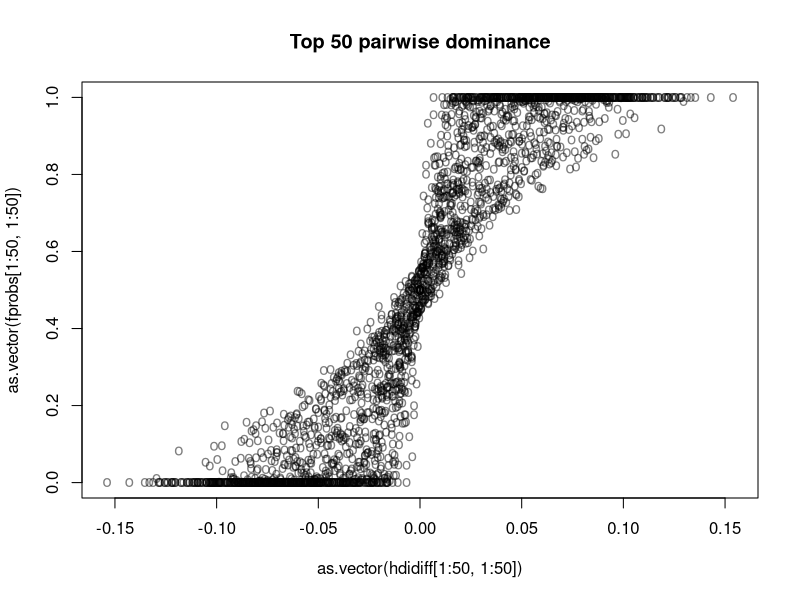
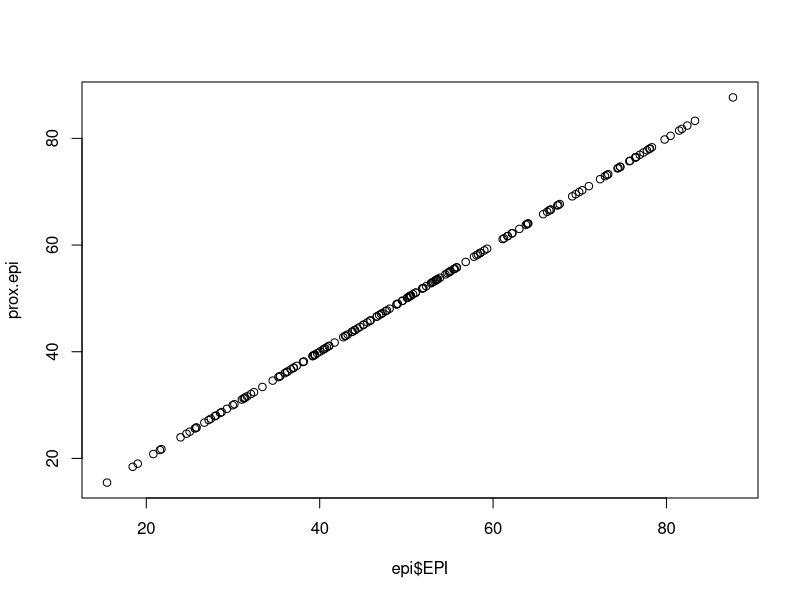
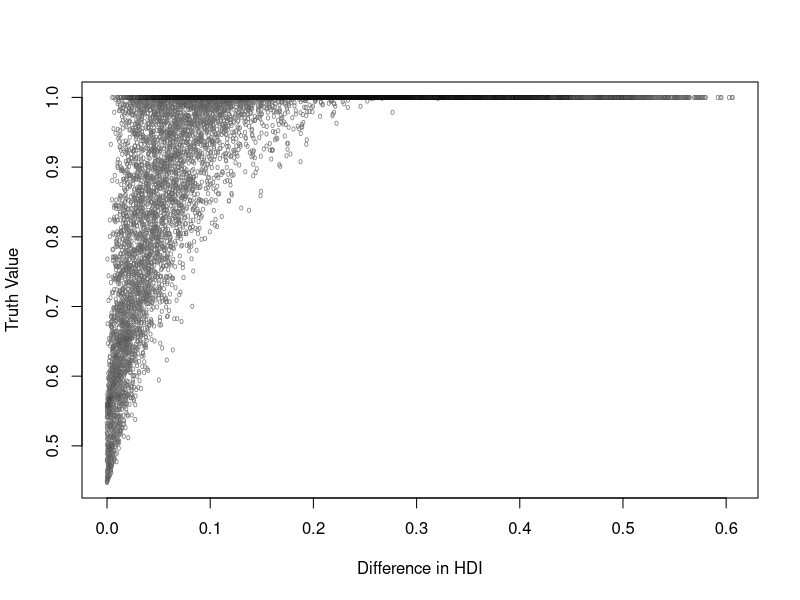
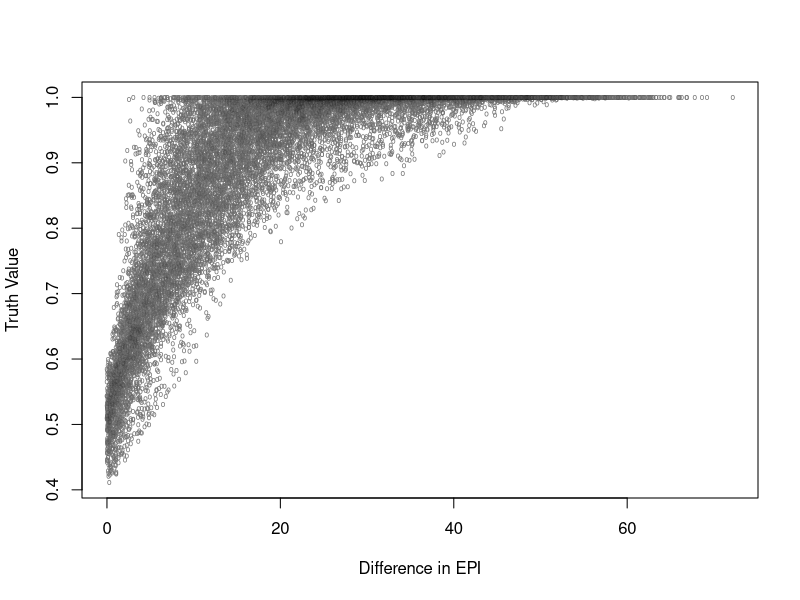

Here is the R script that generated these plots, in order:
# Charles Zheng
# Code for calculating simplex probabilities

empprob <- function(a,b,res0=10000) {
  m1 <- length(a)
  m2 <- length(b)
  mat1 <- matrix(rexp(m1*res0),res0,m1)
  mat2 <- matrix(rexp(m2*res0),res0,m2)
  sums <- mat1 %*% a - mat2 %*% b
  sum(sums > 0)/res0
}

calcCs <- function(a) {
  m <- length(a)
  ans <- numeric(m)
  for (i in 1:m) {
    ans[i] = a[i]^(m-1)/prod(a[i]-a[-i])
  }
  ans
}

centmat <- function(a,b) {
  mat <- matrix(0,length(a),length(b))
  ans <- matrix(a[row(mat)]/(a[row(mat)] + b[col(mat)]),length(a),length(b))
  ans[a[row(mat)]==0] = 0
  return (ans)
}

theprob <- function(a,b) {
  calcCs(a) %*% centmat(a,b) %*% calcCs(b)
}

calcCs2 <- function(a){
    if (length(unique(a)) == length(a)) {
        return (calcCs(a))
    } else {
        o <- order(a)
        a2 <- a[order(a)]
        ua <- unique(sort(a))
        k <-  length(ua)
        for (jj in 1:k) {
            inds <- which(a2==ua[jj])
            m <- length(inds)
            delta <- 1e-3 * ua[k]
            if (jj > 1) delta <- min(c(delta, 1e-3 * (ua[jj] - ua[jj-1])))
            if (jj < k) delta <- min(c(delta, 1e-3 * (ua[jj+1] - ua[jj])))
            a2[inds] <- a2[inds] + delta * ((1:m)/(m+1) - .5)
        }
        a3 <- numeric()
        a3[o] <- a2
        return (calcCs(a3))
    }
}

# theoretical probabilty in case some values a[i] = a[j]
theprob2 <-  function(a,b) {
    calcCs2(a) %*% centmat(a,b) %*% calcCs2(b)
}

domprob <- function(v1,v2) {
    v <- v1 - v2
    if (sum(v != 0) == 0) return(0.5)
    if (sum(v > 0) == 0) return(0)
    if (sum(v < 0) == 0) return(1)
    a <- v[v > 0]
    b <- -v[v < 0]
    return (theprob2(a,b))
}

# In this example I compute the probability that 1*X1+2*X2+3*X3-4*X4-5*X5-6*X6

a <- c(1,2,3)
b <- c(4,5,6)
empprob(a,b) # empirical probability from 10000 samples
theprob(a,b) # theoretical probability

# Calculation of HDI indices

hdi <- read.csv("HDI_formatted.csv",stringsAsFactors = FALSE)
names(hdi)
health_index <- (hdi$life_expectancy - 20)/65
health_index[health_index > 1] <- 1
mean_schooling_index <- (hdi$mean_schooling)/15
mean_schooling_index[mean_schooling_index > 1] <- 1
expected_schooling_index <- (hdi$expected_schooling)/18
expected_schooling_index[expected_schooling_index > 1] <- 1
education_index <- (mean_schooling_index + expected_schooling_index)/2
income_index <- (log(hdi$gni_per_capita) - log(100))/(log(75000)-log(100))
income_index[income_index > 1] <- 1
hdi_calc <-(health_index * education_index * income_index)^(1/3)
hdi_aug <- data.frame(hdi, health_index, education_index, income_index, hdi_calc)
head(hdi_calc)
#plot(hdi_calc, hdi$hdi2014)
bad_inds <- which(abs(hdi_calc - hdi$hdi2014) > 1e-3)
ncountries <- dim(hdi_aug)[1]
rawmat <- cbind(log(health_index), log(education_index), log(income_index))

                                        # compute all pairwise fuzzy probs
nset <- ncountries
fprobs <- matrix(0, nset, nset)
hdidiff <- matrix(0, nset, nset)
for (ii in 1:nset) {
    for (jj in 1:nset) {
        v1 <- rawmat[ii, ]
        v2 <- rawmat[jj, ]
        fprobs[ii,jj] = domprob(v1,v2)
        hdidiff[ii,jj] = hdi$hdi2014[ii] - hdi$hdi2014[jj]
    }
}
names(hdi)
cnames <- paste(hdi$rank, hdi$country, sep=". ")
rownames(fprobs) <- cnames[1:nset]
colnames(fprobs) <- cnames[1:nset]
#write.csv(fprobs, "top10__hdi.csv")

pdf("HDI_plot.pdf")
xx <- as.vector(hdidiff)
yy <- as.vector(fprobs)
filt <- xx > 0
xx <- xx[filt]
yy <- yy[filt]
plot(xx,yy,pch="o",
     col=rgb(0.5,0.5,0.5),cex=.5,xlab="Difference in HDI", ylab="Truth Value")
points(xx,yy,pch="o",col=rgb(0,0,0,0.05),cex=.5)
dev.off()

plot(as.vector(hdidiff[1:50,1:50]),as.vector(fprobs[1:50,1:50]),pch="o",main="Top 50 pairwise dominance",col=rgb(0,0,0,0.5))

list.files()
epi <- read.csv("2014_epi_framework_indicator_scores_friendly.csv",sep=",")
options(width=160)
head(epi)

newnames <- c('Rank','Country','EPI','Ten.Yr.Change','Environmental.Health','Ecosystem.Vitality','EH.Health.Impacts','EH.Air.Quality','EH.Water.Sanitation','EV.Water.Resources','EV.Agriculture','EV.Forests','EV.Fisheries','EV.Biodiversity.Habitat','EV.Climate.Energy','Child.Mortality','Household.Air.Quality','Air.Exposure.PM2.5','Air.PM2.5.Exceedance','Access.to.Sanitation','Access.to.Drinking.Water','Wastewater.Treatment','Agricultural.Subsidies','Pesticide.Regulation','Change.Forest.Cover','Fish.Stocks','Fishing.Pressure','TPA.National.Biome','TPA.Global.Biome','Marine.Protected.Areas','Critical.Habitat.Protection','Trend.Carbon','Change.Trend.Carbon','Trend.CO2.Emissions','Access.to.Electricity')
cbind(names(epi),newnames)
oldnames <- names(epi)
names(epi) <- newnames

head(epi)

names(epi)

prox.epi <- (epi$Environmental.Health * .4 + epi$Ecosystem.Vitality * .6)
plot(epi$EPI, prox.epi)
prox.eh <- (epi$EH.Health.Impacts + epi$EH.Air.Quality + epi$EH.Water.Sanitation)/3
#cbind(epi$Environmental.Health, prox.eh)
nepi <- epi; nepi[is.na(epi)] <- 0
prox.ev <- .25 * epi$EV.Water.Resources + 0.05 * epi$EV.Agriculture + .1 * epi$EV.Forests + .1 * epi$EV.Fisheries + .25 * epi$EV.Biodiversity.Habitat + .25*epi$EV.Climate.Energy
wtot <- 1-(.25 * is.na(epi$EV.Water.Resources) + 0.05 * is.na(epi$EV.Agriculture) + .1 * is.na(epi$EV.Forests) + .1 * is.na(epi$EV.Fisheries) + .25 * is.na(epi$EV.Biodiversity.Habitat) + .25*is.na(epi$EV.Climate.Energy))
prox.ev <- (.25 * nepi$EV.Water.Resources + 0.05 * nepi$EV.Agriculture + .1 * nepi$EV.Forests + .1 * nepi$EV.Fisheries + .25 * nepi$EV.Biodiversity.Habitat + .25*nepi$EV.Climate.Energy)/wtot


# weight-adjusted epi components

wadj <- cbind(.1333*epi$EH.Health.Impacts, .1333*epi$EH.Air.Quality, .1333*epi$EH.Water.Sanitation,
    .15*nepi$EV.Water.Resources/wtot, .03 * nepi$EV.Agriculture/wtot, .06 * nepi$EV.Forests / wtot, .06 * nepi$EV.Fisheries / wtot,
    .15 * nepi$EV.Biodiversity.Habitat / wtot, .15 * nepi$EV.Climate.Energy / wtot)
prox.epi <- apply(wadj,1,sum)
cbind(epi$EPI, prox.epi)


                                        # compute all pairwise EPI
nset <- 178
fprobs <- matrix(0, nset, nset)
epidiff <- matrix(0, nset, nset)
for (ii in 1:nset) {
    for (jj in 1:nset) {
        v1 <- wadj[ii, ]
        v2 <- wadj[jj, ]
        fprobs[ii,jj] = domprob(v1,v2)
        epidiff[ii,jj] = epi$EPI[ii] - epi$EPI[jj]
    }
}
cnames <- paste(epi$Rank, epi$Country, sep=". ")
rownames(fprobs) <- cnames[1:nset]
colnames(fprobs) <- cnames[1:nset]
write.csv(fprobs, "top10_epi.csv")

col(fprobs)[fprobs == 64] # 120
row(fprobs)[fprobs == 64] # 107

wadj[107, ]
wadj[120, ]

sum(fprobs < 0)

fprobs[fprobs > 1] <- 1
fprobs[fprobs < 0] <- 0

png("EPI_plot.png")
xx <- epidiff[epidiff > 0]
yy <- fprobs[epidiff > 0]
plot(xx,yy,pch="o",
     col=rgb(0.5,0.5,0.5),cex=.5,xlab="Difference in EPI", ylab="Truth Value")
points(xx,yy,pch="o",col=rgb(0,0,0,0.05),cex=.5)
dev.off()